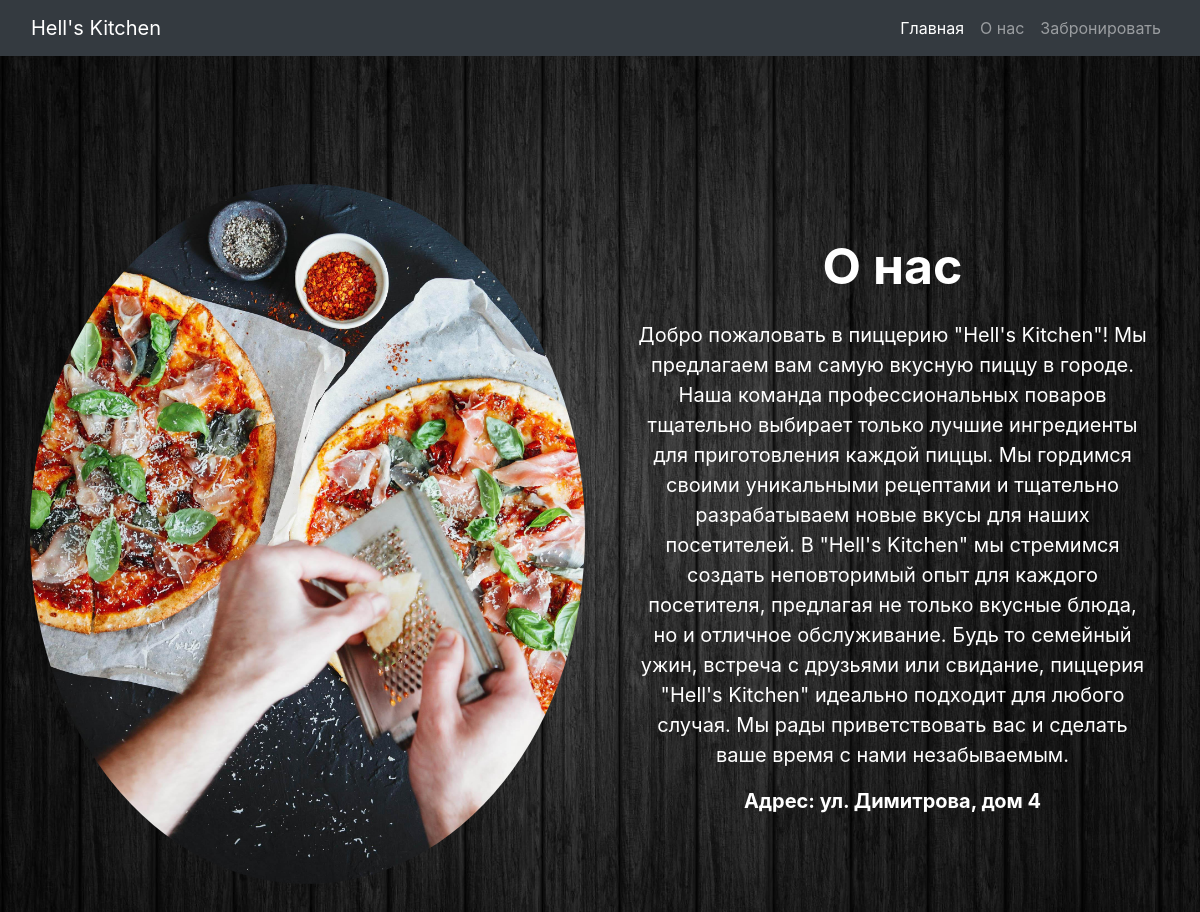
The app's page /about_us/ with its own data.
### main_app/models.py (models this page shows, shortened)
class PizzaRestaurant(models.Model):
    name = models.CharField(max_length=100)
    description = models.TextField()
    address = models.CharField(max_length=200)
    image = models.ImageField(upload_to='restaurant_images', null=True, blank=True)
    class Meta:
        verbose_name_plural = 'ПиццаРестораны'
        verbose_name = 'ПиццаРесторан'

### main_app/views.py (the view)
# urls.py: path('about_us/', views.about_us, name='about_us'),
def about_us(request):
    restaurant = PizzaRestaurant.objects.get(name="Hell's Kitchen")
    context = {'restaurant': restaurant}
    return render(request, 'pizza/about_us.html', context)

### main_app/Templates/pizza/about_us.html (shortened to what this page needs)
{% extends 'pizza/main.html' %}
{% load static %}
{% block content %}
  <div class="container mt-4">
    <div class="row justify-content-center align-items-center mb-4">
      <div class="col-md-6">
        <div class="text-center">
          <img src="{{ restaurant.image.url }}" alt="Image" class="img-fluid rounded-circle image-zoom">
        </div>
      </div>
      <div class="col-md-6">
        <div class="card bg-transparent">
          <div class="card-body">
            <h2 class="text-center mb-4 text-white">О нас</h2>
            <p class="text-center text-white">{{ restaurant.description }}</p>
            <p class="text-center text-white font-weight-bold">Адрес: {{ restaurant.address }}</p>
          </div>
        </div>
      </div>
    </div>
  </div>
{% endblock %}

### main_app/Templates/pizza/about_us.html (style rules this page uses)
.container { max-width: 1500px; margin: 80px auto; }
.rounded-circle { width: 700px; height: 700px; object-fit: cover; margin: 0 auto; }
.card { border: none; box-shadow: none; }
h2 { font-size: 50px; font-weight: bold; margin-bottom: 20px; }
p { font-size: 20px; line-height: 1.5; }
.text-white { color: #fff; }

### records on screen
PizzaRestaurant: image (picture), description "Добро пожаловать в пиццерию \"Hell's Kitchen\"! Мы предлагаем вам самую вкусную пиццу в городе. Наша команда профессиональных поваров тщательно выбирает только лучшие ингредиенты для приготовления каждой пиццы. Мы гордимся своими уникальными рецептами и тщательно разрабатываем новые вкусы для наших посетителей. В \"Hell's Kitchen\" мы стремимся создать неповторимый опыт для каждого посетителя, предлагая не только вкусные блюда, но и отличное обслуживание. Будь то семейный ужин, встреча с друзьями или свидание, пиццерия \"Hell's Kitchen\" идеально подходит для любого случая. Мы рады приветствовать вас и сделать ваше время с нами незабываемым.", address "ул. Димитрова, дом 4"
